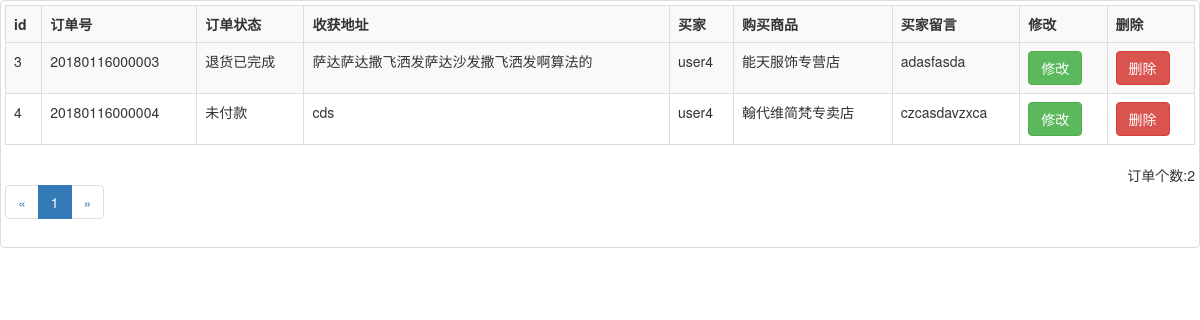
Screenshot of /mySite/admin/indent/select.php (signed in) with the database file from the repository.
### tables this page shows
CREATE TABLE `indent` (
  `id` int(10) UNSIGNED NOT NULL COMMENT 'id' AUTO_INCREMENT primary key,
  `orderNumber` bigint(20) UNSIGNED NOT NULL COMMENT '订单号',
  `states_id` int(10) UNSIGNED NOT NULL DEFAULT '1' COMMENT '订单状态',
  `address_id` int(10) UNSIGNED NOT NULL COMMENT '收获地址',
  `user_id` int(10) UNSIGNED NOT NULL COMMENT '用户',
  `shop_id` int(10) UNSIGNED NOT NULL COMMENT '商品',
  `message_id` int(10) UNSIGNED NOT NULL COMMENT '买家留言'
);

CREATE TABLE `states` (
  `id` int(10) UNSIGNED NOT NULL COMMENT 'id' AUTO_INCREMENT primary key,
  `state` varchar(30) NOT NULL COMMENT '订单状态'
);

CREATE TABLE `address` (
  `id` int(10) UNSIGNED NOT NULL COMMENT 'id' AUTO_INCREMENT primary key,
  `name` varchar(30) NOT NULL COMMENT '收件人',
  `phone` bigint(20) UNSIGNED NOT NULL COMMENT '联系电话',
  `address` varchar(50) NOT NULL COMMENT '收货地址',
  `user_id` int(10) UNSIGNED NOT NULL COMMENT '用户',
  `isdefault` tinyint(4) NOT NULL DEFAULT '0'
);

CREATE TABLE `user` (
  `id` int(10) UNSIGNED NOT NULL COMMENT 'id' AUTO_INCREMENT primary key,
  `username` varchar(30) NOT NULL COMMENT '用户名',
  `password` char(32) NOT NULL COMMENT '密码',
  `isadmin` tinyint(4) NOT NULL DEFAULT '0'
);

CREATE TABLE `shop` (
  `id` int(10) UNSIGNED NOT NULL COMMENT 'id' AUTO_INCREMENT primary key,
  `name` varchar(50) NOT NULL COMMENT '商品名称',
  `intro` varchar(100) NOT NULL COMMENT '商品简介',
  `img` varchar(100) NOT NULL COMMENT '商品图片',
  `currentPrice` float UNSIGNED NOT NULL COMMENT '现价',
  `originalPrice` float UNSIGNED NOT NULL COMMENT '原价',
  `salesVolume` int(10) UNSIGNED NOT NULL DEFAULT '0',
  `repertory` int(10) UNSIGNED NOT NULL,
  `goodsShelf` tinyint UNSIGNED NOT NULL,
  `mail` tinyint UNSIGNED NOT NULL,
  `integral` int(10) UNSIGNED NOT NULL DEFAULT '1000',
  `award` int(10) UNSIGNED NOT NULL,
  `address` varchar(200) NOT NULL,
  `lclassify_id` int(10) UNSIGNED NOT NULL,
  `evaluate_id` int(10) UNSIGNED NOT NULL,
  `pricesection_id` int(10) UNSIGNED NOT NULL
);

CREATE TABLE `message` (
  `id` int(10) UNSIGNED NOT NULL COMMENT 'id' AUTO_INCREMENT primary key,
  `content` varchar(100) NOT NULL COMMENT '留言内容',
  `user_id` int(10) UNSIGNED NOT NULL COMMENT '用户',
  `shop_id` int(10) UNSIGNED NOT NULL COMMENT '购买的商品'
);

### mySite/admin/indent/select.php (the view, shortened to what this page needs)
<?php
include "../../public/common/config.php";
include "../../public/common/Page.class.php";
$sql1="select count(*) from indent";
$smt1=$pdo->prepare($sql1);
$smt1->execute();
$sum=$smt1->fetchColumn();
$num=4;
$page=$_GET['page']?$_GET['page']:1;
$page=new Page($sum,$num,$page);
$sql="select * from indent order by id limit {$page->idx},{$page->num}";
$smt=$pdo->prepare($sql);
$smt->execute();
$rows=$smt->fetchAll();
$sqlstate="select states.* from indent,states where indent.states_id=states.id";
$smtstate=$pdo->prepare($sqlstate);
$smtstate->execute();
$rowsstate=$smtstate->fetchAll();
$sqladdress="select address.*,user.username from address,indent,user where indent.address_id=address.id&&address.user_id=user.id";
$smtaddress=$pdo->prepare($sqladdress);
$smtaddress->execute();
$rowsaddress=$smtaddress->fetchAll();
$sqlmessage="select message.content,shop.name from message,shop,indent where indent.message_id=message.id&&message.shop_id=shop.id";
$smtmessage=$pdo->prepare($sqlmessage);
$smtmessage->execute();
$rowsmessage=$smtmessage->fetchAll();
 ?>
<!doctype html>
<html lang="en">
<head>
	<link rel="stylesheet" href="../../public/css/bootstrap.min.css">
	<link rel="stylesheet" href="../public/css/index.css">
</head>
<body>
	<div class="thumbnail">
        	<table class="table table-striped table-bordered table-hover">
				<tr>
					<th>id</th>
					<th>订单号</th>
					<th>订单状态</th>
					<th>收获地址</th>
					<th>买家</th>
					<th>购买商品</th>
					<th>买家留言</th>
					<th>修改</th>
					<th>删除</th>
				</tr>
				<tr>
				<?php
					foreach($rows as $key=>$row){
						echo "<tr>";
						echo "<td>{$row['id']}</td>";
						echo "<td>{$row['orderNumber']}</td>";
						echo "<td>{$rowsstate[$key]['state']}</td>";
						echo "<td>{$rowsaddress[$key]['address']}</td>";
						echo "<td>{$rowsaddress[$key]['username']}</td>";
						echo "<td>{$rowsmessage[$key]['name']}</td>";
						echo "<td>{$rowsmessage[$key]['content']}</td>";
						echo "<td><a href='revamp.php?id={$row['id']}&&states={$row['states_id']}&&address_id={$row['address_id']}' class='btn btn-success'>修改</a></td>";
						echo "<td><a href='javascript:' class='btn btn-danger' num='{$row['id']}' message_id='{$row['message_id']}'>删除</a></td>";
						echo "</tr>";
					}
					 ?>
				</tr>
			</table>
			<p class="pull-right" id="sum">订单个数:<span><?php echo $sum; ?></span></p>
			<?php
				echo $page->show;
			 ?>
    </div>
</body>
</html>

### mySite/admin/public/css/index.css (style rules this page uses)
body { min-width: 500px; }

### rows the page displays
indent: id "3", orderNumber "20180116000003", states.state "退货已完成", address.address "萨达萨达撒飞洒发萨达沙发撒飞洒发啊算法的", user.username "user4", message.content "adasfasda"
shop: name "能天服饰专营店"
indent: id "4", orderNumber "20180116000004", states.state "未付款", address.address "cds", shop.name "翰代维简梵专卖店", message.content "czcasdavzxca"
user: username "user4"

### other values shown
$sum "2"
